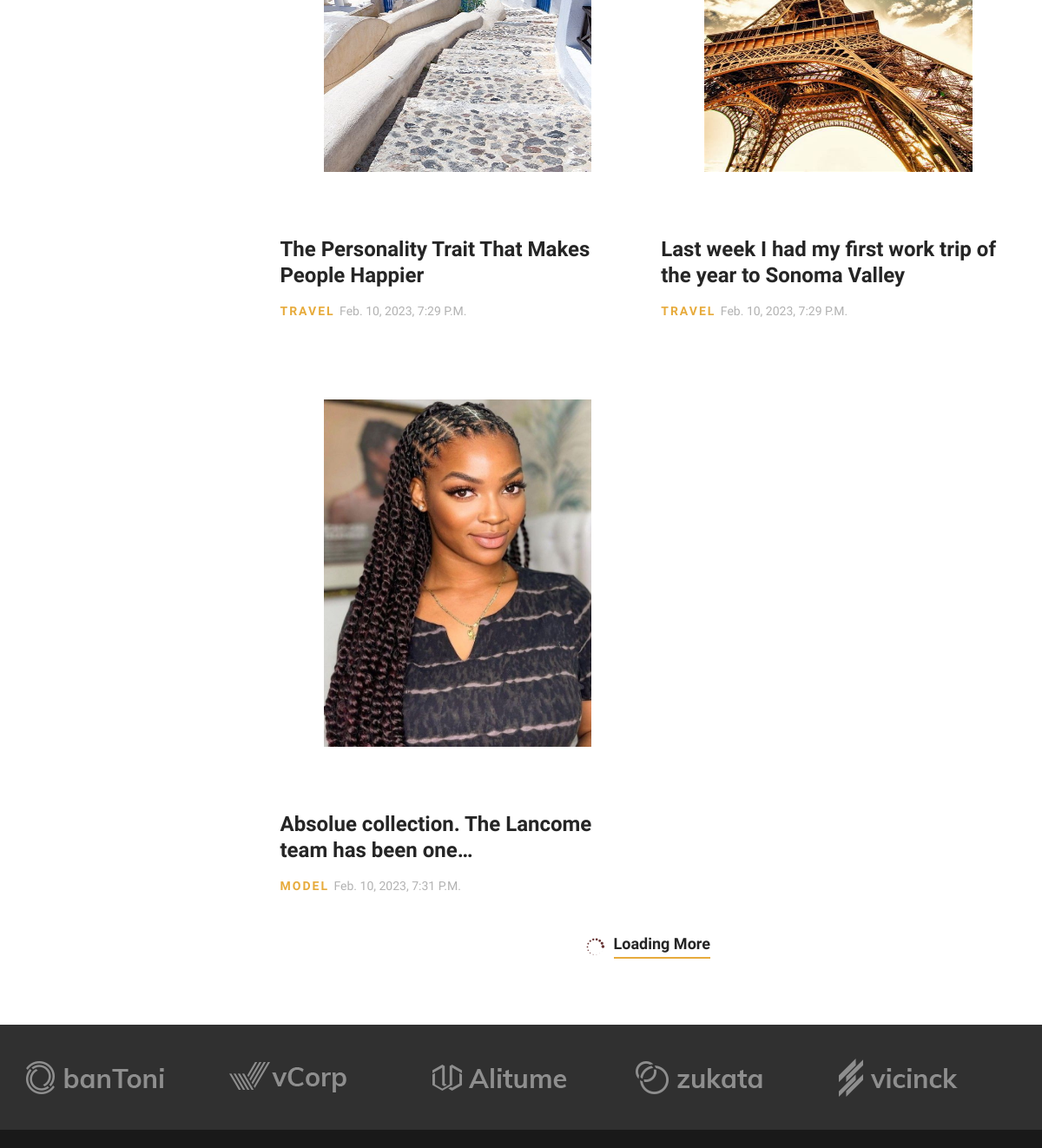
The app's page /blog.html/ (middle part), older data.
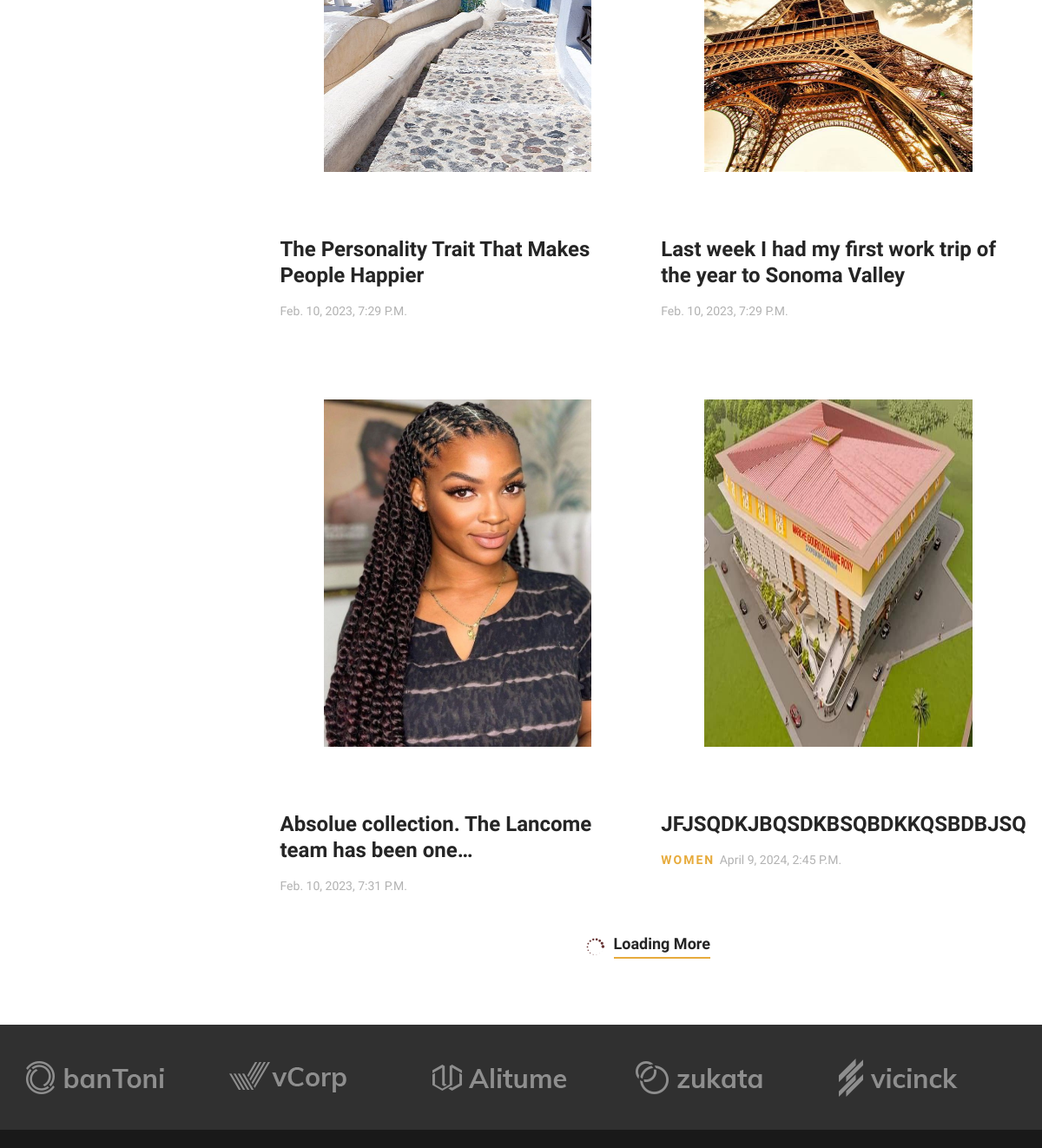
The same page, newer data.
### myapp/models.py (models this page shows, shortened)
class Post(models.Model):
    image = models.ImageField(upload_to="Post")
    categorie = models.ManyToManyField(Categorie, related_name="categorie1")
    description = models.TextField(blank=True)
    status= models.BooleanField(default=True)
    date_add= models.DateTimeField(auto_now_add=True)
    date_update=models.DateTimeField(auto_now=True)

class Categorie(models.Model):
    name = models.CharField(max_length=100)
    status= models.BooleanField(default=True)
    date_add= models.DateTimeField(auto_now_add=True)
    date_update=models.DateTimeField(auto_now=True)

### myapp/views.py (the view)
# urls.py: path("blog.html/",views.blog,name="blog.html"),
def blog(request):
    posts = Post.objects.all()
    categories = Categorie.objects.all()
    datas = {'categories': categories, 'posts': posts}
    return render(request,"blog.html",datas)

### myapp/templates/blog.html (shortened to what this page needs)
{% extends 'base.html' %}
{% load static %}
{% block content %}
    <section class="blog-section spad">
        <div class="container">
            <div class="row">
                <div class="col-lg-3 col-md-6 col-sm-8 order-2 order-lg-1">
                </div>
                <div class="col-lg-9 order-1 order-lg-2">
                    <div class="row">
                        {% for post in posts %}
                        <div class="col-lg-6 col-sm-6">
                            <div class="blog-item">
                                <div class="bi-pic">
                                    <img src="{{ post.image.url }}" alt="" style="width: 500px; height: 500px;padding: 50px">
                                </div>
                                <div class="bi-text">
                                    <a href="{% url 'blog_details.html' post.id %}">
                                        <h4>{{ post.description }}</h4>
                                    </a>
                                    <p>
                                        {% for c in post.categorie.all %}
                                        {{ c.name }}
                                        {% endfor%}
                                    <span>
                                        {{ post.date_add }}
                                    </span>
                                    </p>
                                </div>
                            </div>
                        </div>
                        {% endfor %}
                        <div class="col-lg-12">
                            <div class="loading-more">
                                <i class="icon_loading"></i>
                                <a href="#">
                                    Loading More
                                </a>
                            </div>
                        </div>
                    </div>
                </div>
            </div>
        </div>
    </section>
    {% endblock content %}

Row changes from the older to the newer data that the page shows:
removed Categorie: name "TRAVEL"
removed Categorie: name "MODEL", shown under Post "Feb. 10, 2023, 7:31 P.m."
added Post: image (picture), description "JFJSQDKJBQSDKBSQBDKKQSBDBJSQ", date_add "April 9, 2024, 2:45 P.m."
now on this page (row unchanged): Categorie: name "WOMEN", shown under "JFJSQDKJBQSDKBSQBDKKQSBDBJSQ"
